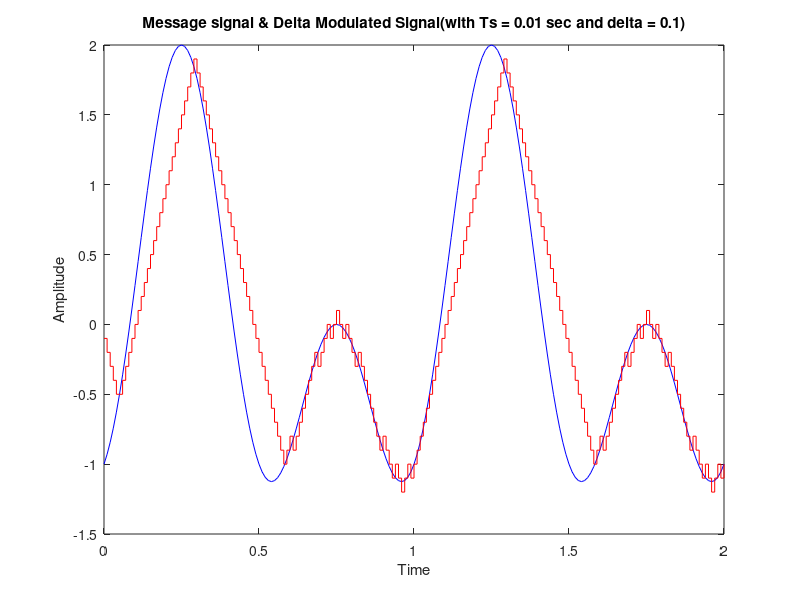
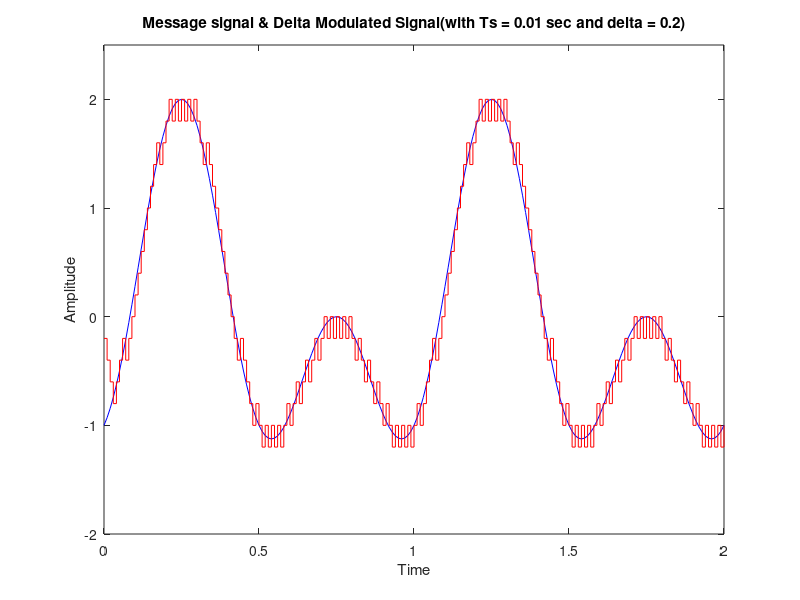
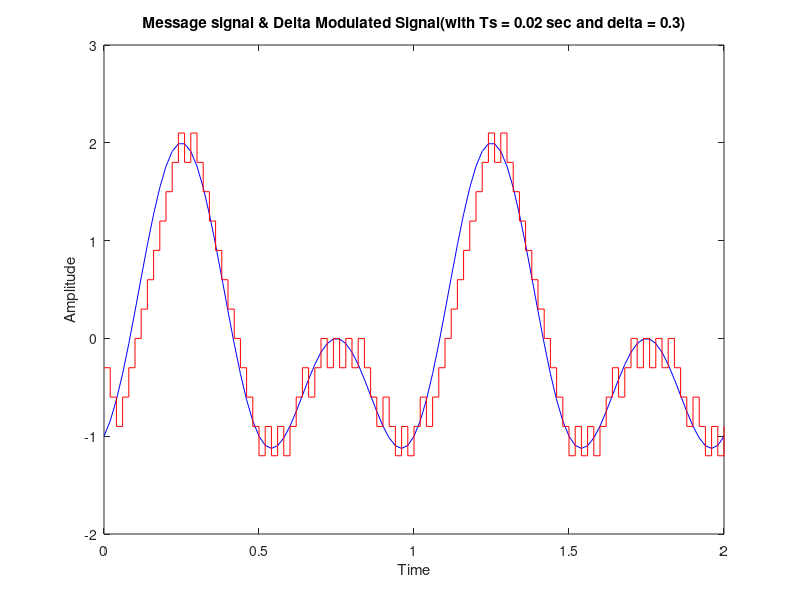
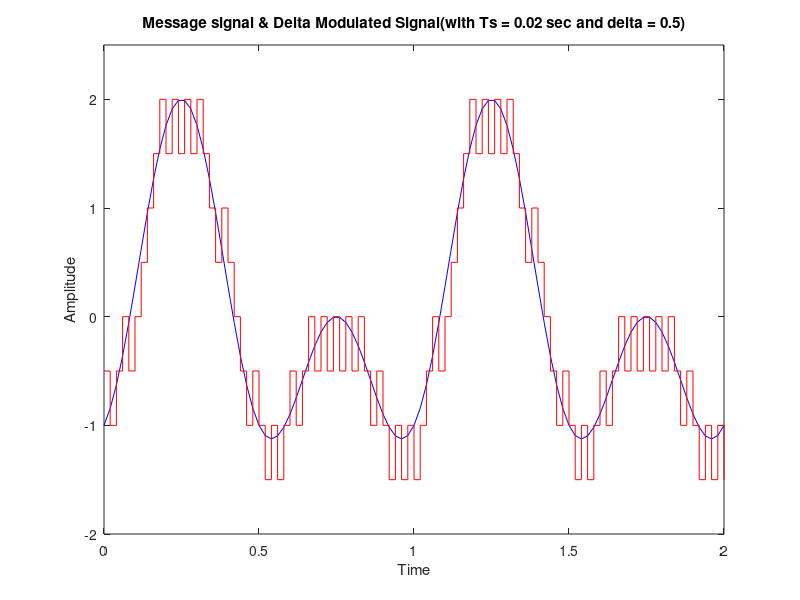

These figures' MATLAB source, in order:
clear;
clc;
%Q1 Generating the signal
tr=0.001;
Ts=0.01;
delta=0.1;
t=0:Ts:2;
xt=sin(2*pi*t)-cos(4*pi*t);
%Q2 and Q3
%Delta Modulation
for n=1:length(xt)
    if n==1
        e(n)=xt(n);
        eq(n)=delta*sign(e(n));
        xq(n)=eq(n);
    else
        e(n)=xt(n)-xq(n-1);
        eq(n)=delta*sign(e(n));
        xq(n)=eq(n)+xq(n-1);
    end
end
figure;
plot(t,xt,'b');
hold on;
stairs(t,xq,'red');
title("Message signal & Delta Modulated Signal(with Ts = 0.01 sec and delta = 0.1)");
xlabel("Time");
ylabel("Amplitude");
hold off;


%Q4 a) Delta Modulation with Ts = 0.01 sec and delta = 0.2
Ts=0.01;
delta=0.2;
t=0:Ts:2;
xt=sin(2*pi*t)-cos(4*pi*t);
for n=1:length(xt)
    if n==1
        e(n)=xt(n);
        eq(n)=delta*sign(e(n));
        xq(n)=eq(n);
    else
        e(n)=xt(n)-xq(n-1);
        eq(n)=delta*sign(e(n));
        xq(n)=eq(n)+xq(n-1);
    end
end
figure;
plot(t,xt,'b');
hold on;
stairs(t,xq,'red');
title("Message signal & Delta Modulated Signal(with Ts = 0.01 sec and delta = 0.2)");
xlabel("Time");
ylabel("Amplitude");
ylim([-2 2.5])
hold off;

clear;
%Q4 b) Delta Modulation with Ts = 0.02 sec and delta = 0.3
Ts2=0.02;
delta=0.3;
t=0:Ts2:2;
xt=sin(2*pi*t)-cos(4*pi*t);
for n=1:length(xt)
    if n==1
        e(n)=xt(n);
        eq(n)=delta*sign(e(n));
        xq(n)=eq(n);
    else
        e(n)=xt(n)-xq(n-1);
        eq(n)=delta*sign(e(n));
        xq(n)=eq(n)+xq(n-1);
    end
end
figure;
plot(t,xt,'b');
hold on;
stairs(t,xq,'red');
title("Message signal & Delta Modulated Signal(with Ts = 0.02 sec and delta = 0.3)");
xlabel("Time");
ylabel("Amplitude");
hold off;

%Q4 c) Delta Modulation with Ts = 0.02 sec and delta = 0.5
Ts2=0.02;
delta=0.5;
t=0:Ts2:2;
xt=sin(2*pi*t)-cos(4*pi*t);
for n=1:length(xt)
    if n==1
        e(n)=xt(n);
        eq(n)=delta*sign(e(n));
        xq(n)=eq(n);
    else
        e(n)=xt(n)-xq(n-1);
        eq(n)=delta*sign(e(n));
        xq(n)=eq(n)+xq(n-1);
    end
end
figure;
plot(t,xt,'b');
hold on;
stairs(t,xq,'red');
title("Message signal & Delta Modulated Signal(with Ts = 0.02 sec and delta = 0.5)");
xlabel("Time");
ylabel("Amplitude");
ylim([-2 2.5])
hold off;